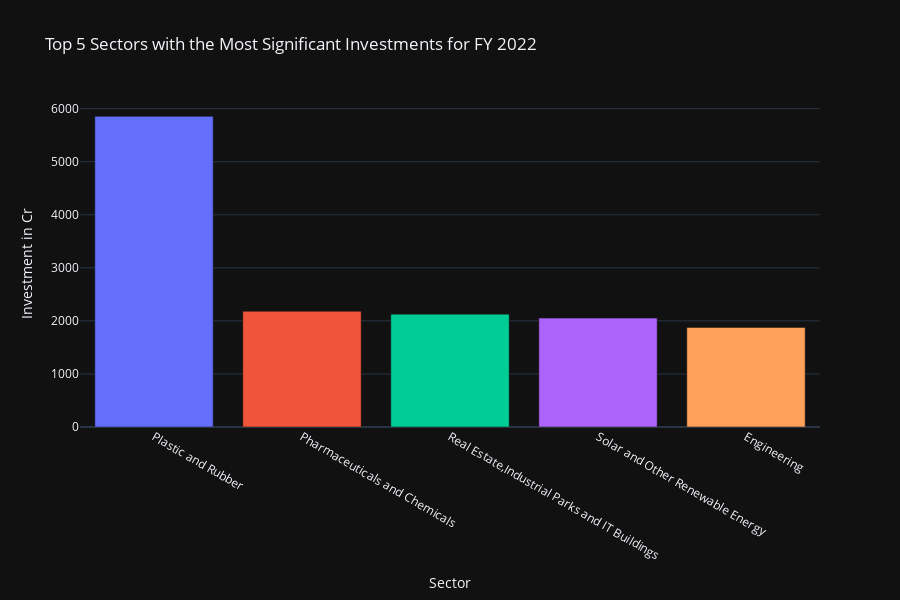

Source (notebook cell):
### Code cell
# Define colors for the bars
colors = ['red', 'blue', 'green', 'yellow', 'purple']
# Plotting
fig = go.Figure(data=[
    go.Bar(name=sector, x=[sector], y=[top_5_sectors[sector]])#, marker_color=color)
    for sector, color in zip(top_5_sectors.index, colors)
])

# Update layout
fig.update_layout(
    title="Top 5 Sectors with the Most Significant Investments for FY 2022",
    xaxis_title='Sector',
    yaxis_title='Investment in Cr',
    template="plotly_dark",
    height=600,
    showlegend=False,
)

# Define the title string for saving the plot
plot_title = "Top_5_Sectors_with_Most_Significant_Investments_FY_2022"

# Save the plot to the specified directory
plot_path = f"D:\\Telangana_Growth_Analysis\\notebooks\\plots\\ts_ipass\\8\\{plot_title}.html"
fig.write_html(plot_path)

print(f"Plot saved to {plot_path}")

fig.show()

### Figure 1 — Plotly figure (JSON) as saved in the notebook; plotly's stock layout.template omitted (floating-point values rounded to 4 significant figures)
{"data": [{"name": "Plastic and Rubber", "type": "bar", "x": ["Plastic and Rubber"], "y": [5856.0]}, {"name": "Pharmaceuticals and Chemicals", "type": "bar", "x": ["Pharmaceuticals and Chemicals"], "y": [2182.0]}, {"name": "Real Estate,Industrial Parks and IT Buildings", "type": "bar", "x": ["Real Estate,Industrial Parks and IT Buildings"], "y": [2127.0]}, {"name": "Solar and Other Renewable Energy", "type": "bar", "x": ["Solar and Other Renewable Energy"], "y": [2053.0]}, {"name": "Engineering", "type": "bar", "x": ["Engineering"], "y": [1878.0]}], "layout": {"height": 600, "showlegend": false, "title": {"text": "Top 5 Sectors with the Most Significant Investments for FY 2022"}, "xaxis": {"title": {"text": "Sector"}}, "yaxis": {"title": {"text": "Investment in Cr"}}}}
